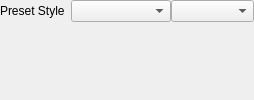
     <widget class="QFrame" name="frame_3">
      <property name="frameShape">
       <enum>QFrame::NoFrame</enum>
      </property>
      <property name="frameShadow">
       <enum>QFrame::Raised</enum>
      </property>
      <layout class="QFormLayout" name="formLayout_10">
       <property name="verticalSpacing">
        <number>0</number>
       </property>
       <property name="leftMargin">
        <number>0</number>
       </property>
       <property name="topMargin">
        <number>0</number>
       </property>
       <property name="rightMargin">
        <number>0</number>
       </property>
       <property name="bottomMargin">
        <number>0</number>
       </property>
       <item row="1" column="0">
        <widget class="QLabel" name="label_21">
         <property name="text">
          <string>Preset Style</string>
         </property>
        </widget>
       </item>
       <item row="1" column="1">
        <widget class="QFrame" name="frame_10">
         <property name="frameShape">
          <enum>QFrame::NoFrame</enum>
         </property>
         <property name="frameShadow">
          <enum>QFrame::Raised</enum>
         </property>
         <layout class="QHBoxLayout" name="horizontalLayout_16">
          <property name="spacing">
           <number>0</number>
          </property>
          <property name="leftMargin">
           <number>0</number>
          </property>
          <property name="topMargin">
           <number>0</number>
          </property>
          <property name="rightMargin">
           <number>0</number>
          </property>
          <property name="bottomMargin">
           <number>0</number>
          </property>
          <item>
           <widget class="QComboBox" name="cmbAlchemyPresetStyle">
            <item>
             <property name="text">
              <string/>
             </property>
            </item>
            <item>
             <property name="text">
              <string>Anime</string>
             </property>
            </item>
            <item>
             <property name="text">
              <string>Cinematic</string>
             </property>
            </item>
            <item>
             <property name="text">
              <string>Creative</string>
             </property>
            </item>
            <item>
             <property name="text">
              <string>Dynamic</string>
             </property>
            </item>
            <item>
             <property name="text">
              <string>Environment</string>
             </property>
            </item>
            <item>
             <property name="text">
              <string>General</string>
             </property>
            </item>
            <item>
             <property name="text">
              <string>Illustration</string>
             </property>
            </item>
            <item>
             <property name="text">
              <string>Photography</string>
             </property>
            </item>
            <item>
             <property name="text">
              <string>Raytraced</string>
             </property>
            </item>
            <item>
             <property name="text">
              <string>3D Render</string>
             </property>
            </item>
            <item>
             <property name="text">
              <string>Sketch B/W</string>
             </property>
            </item>
            <item>
             <property name="text">
              <string>Sketch Color</string>
             </property>
            </item>
            <item>
             <property name="text">
              <string>Vibrant</string>
             </property>
            </item>
           </widget>
          </item>
          <item>
           <widget class="QComboBox" name="cmbPresetStyle">
            <item>
             <property name="text">
              <string/>
             </property>
            </item>
            <item>
             <property name="text">
              <string>Leonardo</string>
             </property>
            </item>
           </widget>
          </item>
         </layout>
        </widget>
       </item>
      </layout>
     </widget>
